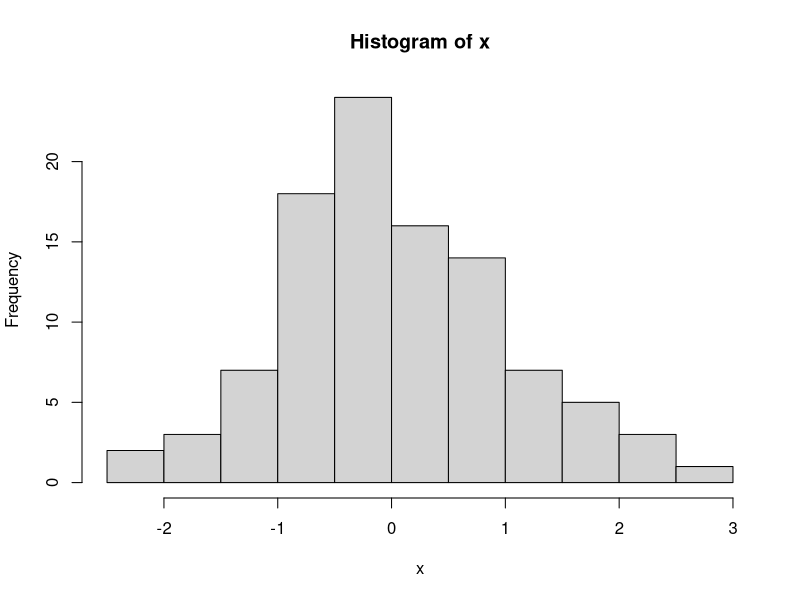
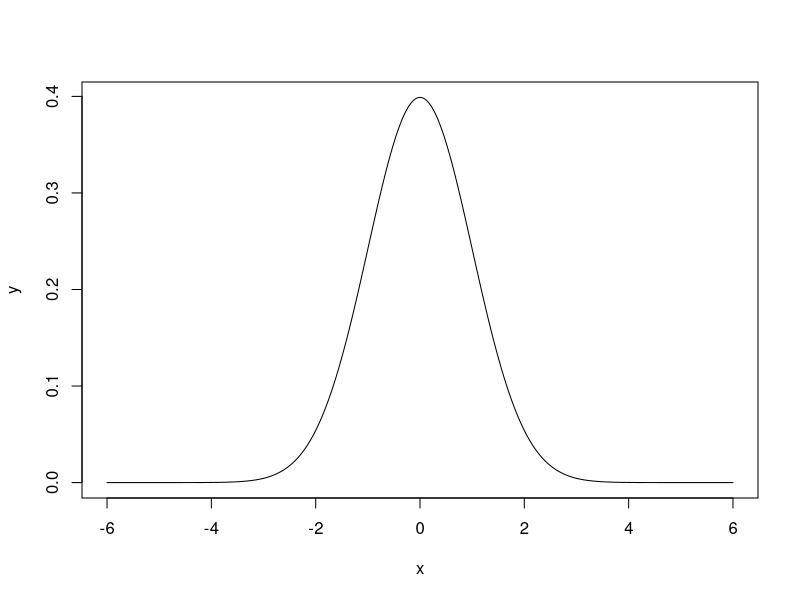

These figures' R source, in order:
# Distribuição Normal 

# Obs: Caso tenha problemas com a acentuação, consulte este link:
# https://support.rstudio.com/hc/en-us/articles/200532197-Character-Encoding


# A Distribuição Normal, ou Gaussiana, é a mais importante distribuição contínua. 
# Isso por conta de vários fatores, entre eles, o teorema central do limite, o qual é um resultado essencial 
# em aplicações práticas e teóricas, pois garante que, mesmo que os dados não sejam distribuídos segundo uma normal, 
# a média dos dados converge para uma distribuição normal conforme o número de dados aumenta.

# O R inclui funcionalidades para operações com distribuições de probabilidades. 
# Para cada distribuição há 4 operações básicas indicadas pelas letras:

# d: calcula a densidade de probabilidade f(x) no ponto
# p: calcula a função de probabilidade acumulada F(x) no ponto
# q: calcula o quantil correspondente a uma dada probabilidade
# r: retira uma amostra da distribuição

# Para utlizar as funções combina-se uma das letras acima com uma abreviatura do nome da distribuição. 
# Por exemplo, para calcular probabilidades usamos: pnorm para normal, pexp para exponencial, 
# pbinom para binomial, ppois para Poisson e assim por diante.

# x <- rnorm(n, mean, sd)
# Onde n é o tamanho da amostra e mean e sd são parâmetros opcionais relacionados à média e desvio padrão, 
# respectivamente.

# Distribuição Normal
?rnorm
x <- rnorm(100)
hist(x)

# Densidade
# # Observe que o gráfico gerado assemelha-se a uma Gaussiana e não apresenta assimentria. 
# Quando o gráfico da distribuição possui tal forma, há grandes chances de se tratar de uma distribuição normal.
x <- seq(-6, 6, by=0.01)
y <- dnorm(x)
plot(x, y, type="l")

